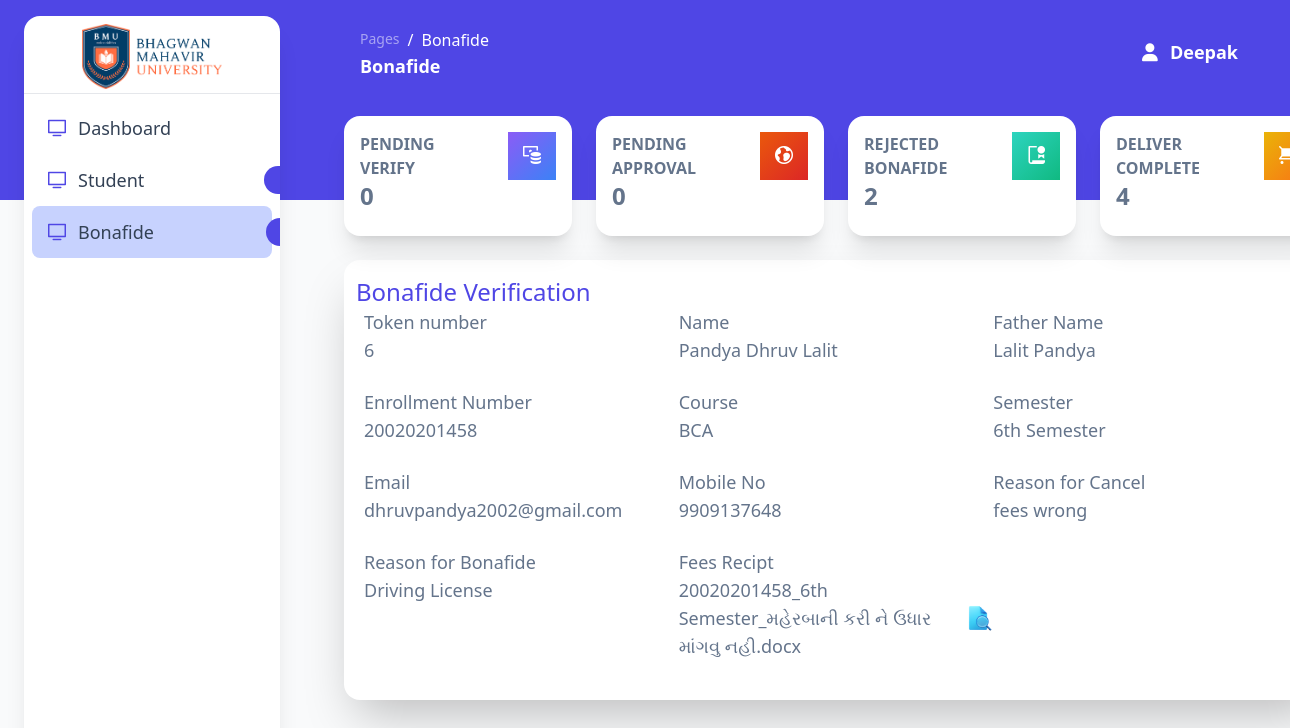
The page /Admin_side/bonafide_verification?verify_id=6 (signed in) on the database its author committed.
### tables this page shows
CREATE TABLE IF NOT EXISTS `bonafide` (
  `id` int NOT NULL AUTO_INCREMENT,
  `enrollment_no` varchar(500) NOT NULL,
  `name` varchar(500) NOT NULL,
  `father_name` varchar(500) NOT NULL,
  `course` varchar(500) NOT NULL,
  `semester` varchar(500) NOT NULL,
  `mobile_no` varchar(500) NOT NULL,
  `email` varchar(500) NOT NULL,
  `purpose` varchar(500) NOT NULL,
  `fee_recipt` varchar(500) NOT NULL,
  `remark` varchar(500) NOT NULL,
  `status` varchar(500) NOT NULL DEFAULT 'In Process',
  `verify_flag` tinyint(1) NOT NULL DEFAULT '0',
  `verify_by` varchar(500) NOT NULL,
  `approve_flag` tinyint(1) NOT NULL DEFAULT '0',
  `approve_by` varchar(500) NOT NULL,
  `delever_flag` tinyint(1) NOT NULL DEFAULT '0',
  `print_flag` tinyint(1) NOT NULL DEFAULT '0',
  `apply_date` date NOT NULL,
  `pickup_date` date NOT NULL,
  PRIMARY KEY (`id`)
);

### Admin_side/private/bonafide_server.php (called while the page is built, shortened)
<?php
class Bonafide
{
    function individual_detail($id)
    {
        $con = connect();
        $query = "SELECT * FROM `bonafide` WHERE `id` = '$id'";
        $result = mysqli_query($con, $query);
        return $result;
    }
    function pending_verify()
    {
        $con = connect();
        $query = "SELECT COUNT(*) FROM `bonafide` WHERE `verify_flag` = '0' AND `remark` = ''";
        $result = mysqli_query($con, $query);
        $data = mysqli_fetch_assoc($result);
        return $data['COUNT(*)'];
    }
    function pending_approval()
    {
        $con = connect();
        $query = "SELECT COUNT(*) FROM `bonafide` WHERE `approve_flag` = '0' AND `verify_flag` = '1' AND `remark` = ''";
        $result = mysqli_query($con, $query);
        $data = mysqli_fetch_assoc($result);
        return $data['COUNT(*)'];
    }
    function reject_bonafide()
    {
        $con = connect();
        $query = "SELECT COUNT(*) FROM `bonafide` WHERE `remark` != ''";
        $result = mysqli_query($con, $query);
        $data = mysqli_fetch_assoc($result);
        return $data['COUNT(*)'];
    }
    function complete_deliver()
    {
        $con = connect();
        $query = "SELECT COUNT(*) FROM `bonafide` WHERE `delever_flag` = '1' AND `remark` = ''";
        $result = mysqli_query($con, $query);
        $data = mysqli_fetch_assoc($result);
        return $data['COUNT(*)'];
    }
}
?>

### Admin_side/public/bonafide_verification.php (the view, shortened to what this page needs)
<?php
include('private/bonafide_server.php');
$id = $_GET['verify_id'];
$bonafide = new Bonafide;
$bonafide_details = $bonafide->individual_detail($id);
?>
<!DOCTYPE html>
<html>
<head>
  <link href="private/assets/css/nucleo-icons.css" rel="stylesheet" />
  <link href="private/assets/css/nucleo-svg.css" rel="stylesheet" />
  <link rel="stylesheet" href="input.css">
  <script src="https://cdn.tailwindcss.com"></script>
</head>
<body class="m-0 font-sans text-base antialiased font-normal leading-default bg-gray-50 text-slate-500 overflow-hidden">
  <div class="absolute w-full bg-indigo-600 min-h-[25%]"></div>
  <section class="fixed inset-y-0 flex-wrap items-center justify-between w-1/5 p-0 my-4 overflow-y-auto antialiased transition-transform duration-200 -translate-x-full bg-white border-0 shadow-xl max-w-64 ease-in-out z-[990] xl:ml-6 rounded-2xl xl:left-0 xl:translate-x-0">
    <div class="h-19 pt-2">
      <a href="dashboard" class="flex justify-center">
        <img src="private/assets/img/logo.png" alt="" width="140px">
      </a>
    </div>
    <hr class="h-px mt-1 bg-transparent bg-gradient-to-r from-transparent via-black/40 to-transparent" />
    <div class="items-center block w-auto max-h-screen overflow-auto basis-full">
      <ul class="flex flex-col pl-0 mb-0">
        <li class="mt-2 w-full">
          <a href="dashboard" class="bg-white text-lg my-0 mx-2 flex items-center whitespace-nowrap rounded-lg px-4 py-3 font-medium text-slate-700 transition-colors">
            <i class="ni ni-tv-2 text-indigo-600 mr-3"></i>
            Dashboard
          </a>
        </li>
        <?php if ($_SESSION['type'] == "Head") { ?>
          <li class="w-full">
            <a href="student" class="bg-white text-lg my-0 mx-2 flex items-center whitespace-nowrap rounded-lg px-4 py-3 font-medium text-slate-700 transition-colors">
              <i class="ni ni-tv-2 text-indigo-600 mr-3"></i>
              Student
              <div class="bg-indigo-600 ml-[7.5rem] text-white font-medium px-4 text-xl py-0 rounded-full"><?php echo pending_provide_authority();?></div>
            </a>
          </li>
        <?php } ?>
        <li class="w-full">
          <a href="bonafide" class="bg-indigo-200 text-lg my-0 mx-2 flex items-center whitespace-nowrap rounded-lg px-4 py-3 font-medium text-slate-700 transition-colors">
            <i class="ni ni-tv-2 text-indigo-600 mr-3"></i>
            Bonafide
            <div class="bg-indigo-600 ml-28 text-white font-medium px-4 text-xl py-0 rounded-full"><?php if($_SESSION['type'] == "Head"){
              }?></div>
          </a>
        </li>
      </ul>
    </div>
  </section>
  <main class="relative h-full max-h-screen transition-all duration-200 ease-in-out xl:ml-68 rounded-xl">
    <nav class="relative flex flex-wrap items-center justify-between px-0 pt-5 mx-6 transition-all ease-in shadow-none duration-250 rounded-2xl lg:flex-nowrap lg:justify-start" navbar-main navbar-scroll="false">
      <div class="flex items-center justify-between w-full px-4 py-1 mx-auto flex-wrap-inherit">
        <nav class="pl-80">
          <ol class="flex flex-wrap pt-1 bg-transparent rounded-lg">
            <li class="text-sm leading-normal">
              <a class="text-white opacity-50 text-md" href="javascript:;">Pages</a>
            </li>
            <li class="text-md pl-2 capitalize leading-normal text-white before:float-left before:pr-2 before:text-white before:content-['/']" aria-current="page">Bonafide</li>
          </ol>
          <h6 class="mb-0 font-bold text-white capitalize text-lg">Bonafide</h6>
        </nav>
        <div class="flex items-center mt-2 grow sm:mt-0 sm:mr-6 md:mr-0 lg:flex lg:basis-auto">
          <ul class="flex flex-row justify-end pl-0 mb-0 list-none md-max:w-full">
            <li class="flex items-center mr-3">
              <?php
              if ($_SESSION['name'] == "") {
              ?>
                <a href="signin" class="block px-0 py-2 text-lg font-semibold text-white transition-all ease-nav-brand">
                  <i class="fa fa-user sm:mr-1"></i>
                  <span class="hidden sm:inline">Sign In</span>
                </a>
              <?php
              } else {
              ?>
                <a href="signout">
                  <i class="fa fa-user sm:mr-2 text-white font-semibold text-lg"></i>
                  <span class="hidden sm:inline text-white font-semibold text-lg">
                    <?php echo $_SESSION['name']; ?>
                  </span>
                </a>
              <?php
              }
              ?>
            </li>
        </div>
    </nav>
    <div class="w-4/5 px-6 py-8 ml-80">
      <?php
      if ($_SESSION['type'] == "Head") {
      ?>
        <div class="flex flex-wrap -mx-3 mb-6">
          <div class="w-full max-w-full px-3 mb-6 sm:w-1/2 sm:flex-none xl:mb-0 xl:w-1/4 cursor-pointer" onclick="pending_verify_2()">
            <div class="relative flex flex-col min-w-0 break-words bg-white shadow-xl rounded-2xl bg-clip-border">
              <div class="flex-auto p-4">
                <div class="flex flex-row -mx-3">
                  <div class="flex-none w-2/3 max-w-full px-3">
                    <div>
                      <p class="mb-0 font-sans text-md font-semibold leading-normal uppercase">Pending Verify</p>
                      <h5 class="mb-2 font-bold text-2xl">
                        <?php echo $bonafide->pending_verify(); ?>
                      </h5>
                    </div>
                  </div>
                  <div class="px-3 text-right basis-1/3">
                    <div class="inline-block w-12 h-12 text-center rounded-circle bg-gradient-to-tl from-blue-500 to-violet-500">
                      <i class="ni leading-none ni-money-coins text-lg relative top-3.5 text-white"></i>
                    </div>
                  </div>
                </div>
              </div>
            </div>
          </div>
          <div class="w-full max-w-full px-3 mb-6 sm:w-1/2 sm:flex-none xl:mb-0 xl:w-1/4 cursor-pointer" onclick="pending_approval()">
            <div class="relative flex flex-col min-w-0 break-words bg-white shadow-xl rounded-2xl bg-clip-border">
              <div class="flex-auto p-4">
                <div class="flex flex-row -mx-3">
                  <div class="flex-none w-2/3 max-w-full px-3">
                    <div>
                      <p class="mb-0 font-sans text-md font-semibold leading-normal uppercase">Pending Approval</p>
                      <h5 class="mb-2 font-bold text-2xl">
                        <?php echo $bonafide->pending_approval(); ?>
                      </h5>
                    </div>
                  </div>
                  <div class="px-3 text-right basis-1/3">
                    <div class="inline-block w-12 h-12 text-center rounded-circle bg-gradient-to-tl from-red-600 to-orange-600">
                      <i class="ni leading-none ni-world text-lg relative top-3.5 text-white"></i>
                    </div>
                  </div>
                </div>
              </div>
            </div>
          </div>
          <div class="w-full max-w-full px-3 mb-6 sm:w-1/2 sm:flex-none xl:mb-0 xl:w-1/4 cursor-pointer" onclick="reject_bonafide()">
            <div class="relative flex flex-col min-w-0 break-words bg-white shadow-xl rounded-2xl bg-clip-border">
              <div class="flex-auto p-4">
                <div class="flex flex-row -mx-3">
                  <div class="flex-none w-2/3 max-w-full px-3">
                    <div>
                      <p class="mb-0 font-sans text-md font-semibold leading-normal uppercase">Rejected Bonafide</p>
                      <h5 class="mb-2 font-bold text-2xl">
                        <?php echo $bonafide->reject_bonafide(); ?>
                      </h5>
                    </div>
                  </div>
                  <div class="px-3 text-right basis-1/3">
                    <div class="inline-block w-12 h-12 text-center rounded-circle bg-gradient-to-tl from-emerald-500 to-teal-400">
                      <i class="ni leading-none ni-paper-diploma text-lg relative top-3.5 text-white"></i>
                    </div>
                  </div>
                </div>
              </div>
            </div>
          </div>
          <div class="w-full max-w-full px-3 sm:w-1/2 sm:flex-none xl:w-1/4 cursor-pointer" onclick="complete_delivery()">
            <div class="relative flex flex-col min-w-0 break-words bg-white shadow-xl rounded-2xl bg-clip-border">
              <div class="flex-auto p-4">
                <div class="flex flex-row -mx-3">
                  <div class="flex-none w-2/3 max-w-full px-3">
                    <div>
                      <p class="mb-0 font-sans text-md font-semibold leading-normal uppercase">Deliver Complete</p>
                      <h5 class="mb-2 font-bold text-2xl">
                        <?php echo $bonafide->complete_deliver(); ?>
                      </h5>
                    </div>
                  </div>
                  <div class="px-3 text-right basis-1/3">
                    <div class="inline-block w-12 h-12 text-center rounded-circle bg-gradient-to-tl from-orange-500 to-yellow-500">
                      <i class="ni leading-none ni-cart text-lg relative top-3.5 text-white"></i>
                    </div>
                  </div>
                </div>
              </div>
            </div>
          </div>
        </div>
      <?php
      }
      ?>
      <div class="w-full bg-white shadow-2xl rounded-2xl mt-0 py-4">
        <div class="flex flex-col justify-start">
          <h1 class="text-2xl font-medium text-indigo-600 pl-3">Bonafide Verification</h1>
        </div>
        <div class="flex flex-col justify-start px-5">
          <?php
          while ($row = mysqli_fetch_assoc($bonafide_details)) {
          ?>
            <div class="grid grid-cols-3">
              <div class="col-span-1">
                <h1 class="text-lg font-medium">Token number</h1>
                <p class="text-lg">
                  <?php echo $row['id']; ?>
                </p>
              </div>
              <div class="col-span-1">
                <h1 class="text-lg font-medium">Name</h1>
                <p class="text-lg">
                  <?php echo $row['name']; ?>
                </p>
              </div>
              <div class="col-span-1">
                <h1 class="text-lg font-medium">Father Name</h1>
                <p class="text-lg">
                  <?php echo $row['father_name']; ?>
                </p>
              </div>
            </div>
            <div class="grid grid-cols-3 mt-6">
              <div class="col-span-1">
                <h1 class="text-lg font-medium">Enrollment Number</h1>
                <p class="text-lg">
                  <?php echo $row['enrollment_no']; ?>
                </p>
              </div>
              <div class="col-span-1">
                <h1 class="text-lg font-medium">Course</h1>
                <p class="text-lg">
                  <?php echo $row['course']; ?>
                </p>
              </div>
              <div class="col-span-1">
                <h1 class="text-lg font-medium">Semester</h1>
                <p class="text-lg">
                  <?php echo $row['semester']; ?>
                </p>
              </div>
            </div>
            <div class="grid grid-cols-3 mt-6">
              <div class="col-span-1">
                <h1 class="text-lg font-medium">Email</h1>
                <p class="text-lg">
                  <?php echo $row['email']; ?>
                </p>
              </div>
              <div class="col-span-1">
                <h1 class="text-lg font-medium">Mobile No</h1>
                <p class="text-lg">
                  <?php echo $row['mobile_no']; ?>
                </p>
              </div>
              <?php if ($_SESSION['type'] == "Head" && $row['delever_flag'] == 1 || $_SESSION['type'] == "Clerk" && $row['delever_flag'] == 1) { ?>
                <div class="col-span-1">
                  <h1 class="text-lg font-medium">Pickup Date</h1>
                  <p class="text-lg">
                    <?php echo $row['pickup_date']; ?>
                  </p>
                </div>
              <?php } else if (($_SESSION['type'] == "Head" || $_SESSION['type'] == "Clerk") && $row['remark'] != "") { ?>
                <div class="col-span-1">
                  <h1 class="text-lg font-medium">Reason for Cancel</h1>
                  <p class="text-lg">
                    <?php echo $row['remark']; ?>
                  </p>
                </div>
              <?php } ?>
            </div>
            <div class="grid grid-cols-3 mt-6">
              <div class="col-span-1">
                <h1 class="text-lg font-medium">Reason for Bonafide</h1>
                <p class="text-lg">
                  <?php echo $row['purpose']; ?>
                </p>
              </div>
              <div class="col-span-1">
                <h1 class="text-lg font-medium">Fees Recipt</h1>
                <p class="text-lg flex items-center">
                  <?php echo $row['fee_recipt']; ?>
                <a href="private/Fees_recipt/<?php echo $row['fee_recipt']; ?>" target="_blank">
                <abbr title="View"><img src="private/Images/icons8-view-94.png" alt="" class="w-14"></abbr>
                </a>
                </p>
              </div>
            </div>
                </div>
              <?php
            }
              ?>
            </div>
        </div>
  </main>
</body>
</html>

### rows shown on the page
bonafide: id "6", name "Pandya Dhruv Lalit", father_name "Lalit Pandya", enrollment_no "20020201458", course "BCA", semester "6th Semester", email "dhruvpandya2002@gmail.com", mobile_no "9909137648", remark "fees wrong", purpose "Driving License", fee_recipt "20020201458_6th Semester_મહેરબાની કરી ને ઉધાર માંગવુ નહી.docx"

### other values the page prints
$_SESSION['name'] "Deepak"
$bonafide->pending_verify() "0"
$bonafide->pending_approval() "0"
$bonafide->reject_bonafide() "2"
$bonafide->complete_deliver() "4"
